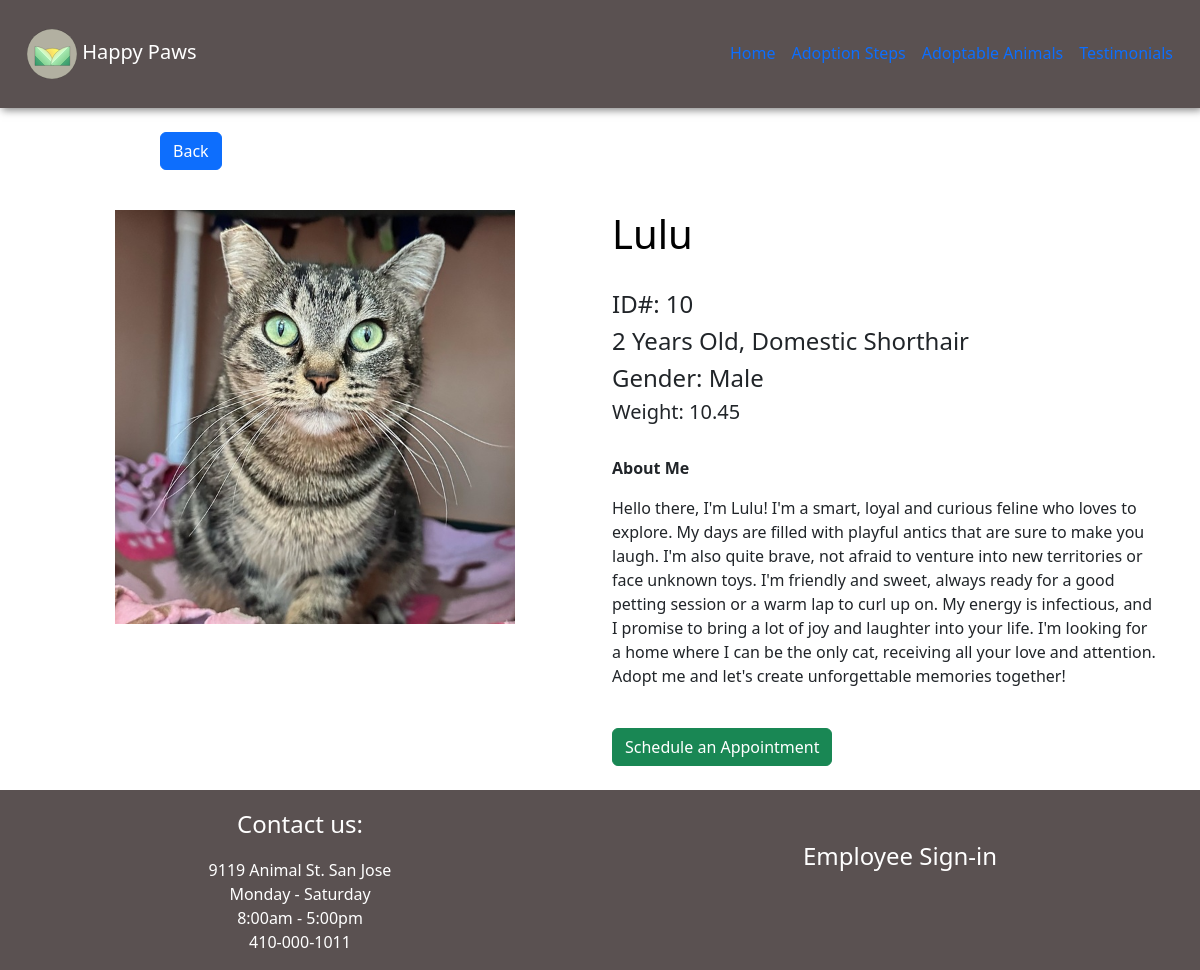
Page /Animals/10 on the committed database.
### app.py (models this page shows, shortened)
class Animal(db.Model):
    __tablename__ = 'animals'
    id = db.Column(db.Integer, primary_key=True)
    name = db.Column(db.String(5), nullable=False)
    age = db.Column(db.Integer, nullable=True)
    species = db.Column(db.Integer, nullable=False)
    gender = db.Column(db.Integer, nullable=False)
    breed = db.Column(db.String(150), nullable=True)
    weight = db.Column(db.Numeric, nullable=True)
    description = db.Column(db.Text, nullable=True)
    image_path = db.Column(db.String(), nullable=True)
    date_added = db.Column(db.DateTime, default=datetime.utcnow)

### app.py (the view)
@app.route('/Animals/<int:id>')
def animalpage(id):
    animal = Animal.query.get_or_404(id)
    return render_template('Animalpage.html', animal = animal)

### templates/animalpage.html (shortened to what this page needs)
{% extends "base.html" %}
{%block body%}
<div class="container-fluid p-4" >
    <div class="container ">
        <div class ="row">
            <div class="col" style="padding-left: 130px; padding-bottom: 40px;">
                <a href=" {{url_for('animals')}}" class="btn btn-primary" >Back</a>
            </div>
        </div>
        <div class="row">
          <div class="col text-center">
            {% if animal.image_path %}
            <img src="{{ url_for('static', filename='animal_images/' + animal.image_path)}}" class="card-img-top" alt="animal's image"
            style="max-width: 400px; max-height: 500px; object-fit: cover;">
            {% else %}
            <img src="{{ url_for('static', filename='images/default_image.jpg') }}" class="card-img-top" alt="default image"
            style="max-width: 400px; max-height: 500px; object-fit: cover;">
            {% endif %}
          </div>
          <div class="col">
            <h1 style="text-align: left"> {{animal.name}} </h1>
            <h4> ID#: {{animal.id}} </h4>
            <h4> {{animal.age}} Years Old,
                {% if animal.breed %}
                {{ animal.breed }}
                {% else %}
                Breed Unknown
                {% endif %}
            </h4>
            <h4> Gender:
                {% if animal.gender==0 %}
                  Male
                {% elif animal.gender==1 %}
                  Female
                {% elif animal.gender==2 %}
                  Neutered Male
                {% elif animal.gender==3 %}
                  Spayed Female
                {% endif %}
            </h4>
            <h5> Weight: {{'%0.2f'|format(animal.weight|float)}} </h5>
            <p style="font-weight: bold; font-size: 20;"> About Me </p>
            <p> {{ animal.description }} </p>
            <a href="{{url_for('schedule', id=animal.id)}}" class="btn btn-success" > Schedule an Appointment </a>
          </div>
        </div>
    </div>
</div>
{%endblock%}

### static/styles/main.css (style rules this page uses)
h1 { text-align: center; color: black; }

### rows in the picture
Animal: image_path (picture), name "Lulu", id "10", age "2", breed "Domestic Shorthair", weight "10.45", description "Hello there, I'm Lulu! I'm a smart, loyal and curious feline who loves to explore. My days are filled with playful antics that are sure to make you laugh. I'm also quite brave, not afraid to venture into new territories or face unknown toys. I'm friendly and sweet, always ready for a good petting session or a warm lap to curl up on. My energy is infectious, and I promise to bring a lot of joy and laughter into your life. I'm looking for a home where I can be the only cat, receiving all your love and attention. Adopt me and let's create unforgettable memories together!"
